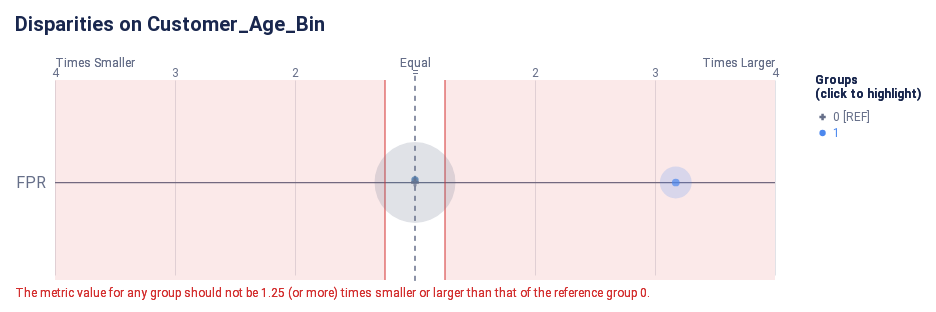

This figure's notebook cell:
### Code cell
from aequitas.plot import disparity

disparity(disparities, [fairness_metric], attribute=fairness_column)

### Figure 1 — Vega-Lite specification as saved in the notebook (floating-point values rounded to 4 significant figures)
{"config": {"view": {"continuousWidth": 400, "continuousHeight": 300, "strokeWidth": 0}, "axisLeft": {"labelColor": "rgb(102, 111, 137)", "labelFont": "Roboto, Arial, sans-serif", "labelFontSize": 16}, "title": {"anchor": "start", "color": "rgb(25, 39, 78)", "font": "Roboto, Arial, sans-serif", "fontSize": 20, "fontWeight": "bold", "offset": 20}}, "layer": [{"data": {"name": "data-3cfa9b4d6f3fddf01801308f8cb5f93f"}, "mark": {"type": "rule", "stroke": "rgb(102, 111, 137)", "strokeWidth": 1.25, "tooltip": null}, "encoding": {"x": {"field": "x", "scale": {"domain": [-3, 3], "range": [40.0, 760.0]}, "type": "quantitative"}, "x2": {"field": "x2"}, "y": {"axis": {"domain": false, "labelAngle": 0, "labelPadding": -30, "orient": "left", "ticks": false, "title": null}, "field": "metric", "scale": {"domain": ["FPR"], "range": [30, 225.0]}, "type": "nominal"}}}, {"data": {"name": "data-79dd248bdaa0ea02c535240e8ad022c8"}, "mark": {"type": "rule", "stroke": "rgb(102, 111, 137)", "strokeDash": [5, 5], "strokeWidth": 1}, "encoding": {"tooltip": {"value": "0 [REF]"}, "x": {"value": 400.0}, "y": {"value": 20.83}, "y2": {"value": 229.2}}}, {"data": {"name": "data-3a1d065fd3aa317a7985f416b0b7774b"}, "mark": {"type": "text", "align": "center", "color": "rgb(102, 111, 137)", "font": "Roboto, Arial, sans-serif", "fontSize": 12, "fontWeight": "normal", "tooltip": null}, "encoding": {"text": {"field": "label", "type": "nominal"}, "x": {"field": "value", "scale": {"domain": [-3, 3], "range": [40.0, 760.0]}, "type": "quantitative"}, "y": {"value": 17.5}}}, {"layer": [{"mark": {"type": "text", "align": "left", "fill": "rgb(102, 111, 137)", "font": "Roboto, Arial, sans-serif", "fontSize": 12, "fontWeight": "normal", "tooltip": null}, "encoding": {"text": {"value": "Times Smaller"}, "x": {"value": 40.0}, "y": {"value": 7.5}}}, {"mark": {"type": "text", "align": "right", "fill": "rgb(102, 111, 137)", "font": "Roboto, Arial, sans-serif", "fontSize": 12, "fontWeight": "normal", "tooltip": null}, "encoding": {"text": {"value": "Times Larger"}, "x": {"value": 760.0}, "y": {"value": 7.5}}}, {"mark": {"type": "text", "align": "center", "fill": "rgb(102, 111, 137)", "font": "Roboto, Arial, sans-serif", "fontSize": 12, "fontWeight": "normal", "tooltip": null}, "encoding": {"text": {"value": "Equal"}, "x": {"value": 400.0}, "y": {"value": 7.5}}}], "data": {"name": "data-79dd248bdaa0ea02c535240e8ad022c8"}}, {"layer": [{"mark": {"type": "rule", "opacity": 0.8, "stroke": "rgb(211, 47, 47)", "strokeWidth": 1.25, "tooltip": null}, "encoding": {"x": {"field": "min", "scale": {"domain": [-3, 3], "range": [40.0, 760.0]}, "type": "quantitative"}, "y": {"value": 25.0}, "y2": {"value": 225.0}}}, {"mark": {"type": "rule", "opacity": 0.8, "stroke": "rgb(211, 47, 47)", "strokeWidth": 1.25, "tooltip": null}, "encoding": {"x": {"field": "max", "scale": {"domain": [-3, 3], "range": [40.0, 760.0]}, "type": "quantitative"}, "y": {"value": 25.0}, "y2": {"value": 225.0}}}, {"layer": [{"mark": {"type": "rect", "fill": "rgb(211, 47, 47)", "opacity": 0.1, "tooltip": null}, "encoding": {"x": {"field": "min", "scale": {"domain": [-3, 3], "range": [40.0, 760.0]}, "type": "quantitative"}, "x2": {"field": "lower_end"}, "y": {"value": 25.0}, "y2": {"value": 225.0}}}, {"mark": {"type": "rect", "fill": "rgb(211, 47, 47)", "opacity": 0.1, "tooltip": null}, "encoding": {"x": {"field": "max", "scale": {"domain": [-3, 3], "range": [40.0, 760.0]}, "type": "quantitative"}, "x2": {"field": "upper_end"}, "y": {"value": 25.0}, "y2": {"value": 225.0}}}]}, {"layer": [{"mark": {"type": "text", "align": "left", "baseline": "top", "fill": "rgb(211, 47, 47)", "font": "Roboto, Arial, sans-serif", "fontSize": 12, "fontWeight": "normal", "tooltip": null}, "encoding": {"text": {"value": "The metric value for any group should not be 1.25 (or more) times smaller or larger than that of the reference group 0."}, "x": {"value": 0}, "y": {"value": 233.3}}}], "data": {"name": "data-79dd248bdaa0ea02c535240e8ad022c8"}}], "data": {"name": "data-6606b6a7ab47ab91739f2b90ebf15bf0"}}, {"layer": [{"data": {"name": "empty"}, "mark": "circle"}, {"data": {"name": "data-00e911e14f485fb89e6ece3baa54ced8"}, "mark": {"type": "circle", "cursor": "pointer", "opacity": 0.2}, "encoding": {"color": {"condition": {"field": "attribute_value", "legend": null, "scale": {"domain": ["0", "1"], "range": ["rgb(102, 111, 137)", "rgb(76, 136, 238)", "rgb(254, 97, 0)", "rgb(220, 38, 127)", "rgb(255, 176, 0)", "rgb(150, 95, 230)"]}, "type": "nominal", "selection": "selector001"}, "value": "rgb(225, 226, 231)"}, "size": {"field": "group_size", "legend": null, "scale": {"domain": [0, 15590.0], "range": [0, 7854.0]}, "type": "quantitative"}, "tooltip": [{"field": "attribute_value", "title": "Group", "type": "nominal"}, {"field": "tooltip_group_size", "title": "Group Size", "type": "nominal"}, {"field": "tooltip_disparity_explanation_fpr", "title": "Disparity", "type": "nominal"}, {"field": "fpr", "format": ".2f", "title": "FPR", "type": "quantitative"}], "x": {"axis": {"domain": false, "gridColor": "rgb(225, 226, 231)", "labels": false, "ticks": false, "title": null, "values": [1, 2, 3, -3, -2, -1]}, "field": "fpr_disparity_scaled", "scale": {"domain": [-3, 3], "range": [40.0, 760.0]}, "type": "quantitative"}, "y": {"axis": {"domain": false, "grid": false, "labels": false, "ticks": false, "title": null}, "field": "metric_variable", "scale": {"domain": ["FPR"], "range": [30, 225.0]}, "type": "nominal"}}, "selection": {"selector003": {"type": "multi", "empty": "all", "fields": ["attribute_value"]}}, "transform": [{"calculate": "'FPR'", "as": "metric_variable"}]}, {"layer": [{"data": {"name": "empty"}, "mark": "point"}, {"data": {"name": "data-00e911e14f485fb89e6ece3baa54ced8"}, "mark": {"type": "point", "cursor": "pointer", "filled": true, "size": 60}, "encoding": {"color": {"condition": {"field": "attribute_value", "legend": null, "scale": {"domain": ["0", "1"], "range": ["rgb(102, 111, 137)", "rgb(76, 136, 238)", "rgb(254, 97, 0)", "rgb(220, 38, 127)", "rgb(255, 176, 0)", "rgb(150, 95, 230)"]}, "type": "nominal", "selection": "selector001"}, "value": "rgb(225, 226, 231)"}, "shape": {"field": "attribute_value", "legend": null, "scale": {"domain": ["0", "1"], "range": ["cross", "circle"]}, "type": "nominal"}, "tooltip": [{"field": "attribute_value", "title": "Group", "type": "nominal"}, {"field": "tooltip_group_size", "title": "Group Size", "type": "nominal"}, {"field": "tooltip_disparity_explanation_fpr", "title": "Disparity", "type": "nominal"}, {"field": "fpr", "format": ".2f", "title": "FPR", "type": "quantitative"}], "x": {"axis": {"domain": false, "gridColor": "rgb(225, 226, 231)", "labels": false, "ticks": false, "title": null, "values": [1, 2, 3, -3, -2, -1]}, "field": "fpr_disparity_scaled", "scale": {"domain": [-3, 3], "range": [40.0, 760.0]}, "type": "quantitative"}, "y": {"axis": {"domain": false, "grid": false, "labels": false, "ticks": false, "title": null}, "field": "metric_variable", "scale": {"domain": ["FPR"], "range": [30, 225.0]}, "type": "nominal"}}, "selection": {"selector002": {"type": "multi", "empty": "all", "fields": ["attribute_value"]}}, "transform": [{"calculate": "'FPR'", "as": "metric_variable"}]}]}]}, {"layer": [{"mark": {"type": "point", "cursor": "pointer", "filled": true, "opacity": 1, "size": 40}, "encoding": {"color": {"condition": {"field": "attribute_value", "legend": null, "scale": {"domain": ["0", "1"], "range": ["rgb(102, 111, 137)", "rgb(76, 136, 238)", "rgb(254, 97, 0)", "rgb(220, 38, 127)", "rgb(255, 176, 0)", "rgb(150, 95, 230)"]}, "type": "nominal", "selection": "selector001"}, "value": "rgb(225, 226, 231)"}, "shape": {"field": "attribute_value", "legend": null, "scale": {"domain": ["0", "1"], "range": ["cross", "circle"]}, "type": "nominal"}, "x": {"value": 807.6}, "y": {"axis": {"domain": false, "grid": false, "labels": false, "ticks": false, "title": null}, "field": "attribute_value", "scale": {"domain": ["0", "1"], "range": [54, 86]}, "type": "nominal"}}, "selection": {"selector001": {"type": "multi", "empty": "all", "fields": ["attribute_value"]}}}, {"mark": {"type": "text", "align": "left", "baseline": "middle", "cursor": "pointer", "font": "Roboto, Arial, sans-serif", "fontSize": 12, "fontWeight": "normal"}, "encoding": {"color": {"condition": {"field": "attribute_value", "legend": null, "scale": {"domain": ["0", "1"], "range": ["rgb(102, 111, 137)", "rgb(76, 136, 238)", "rgb(254, 97, 0)", "rgb(220, 38, 127)", "rgb(255, 176, 0)", "rgb(150, 95, 230)"]}, "type": "nominal", "selection": "selector001"}, "value": "rgb(225, 226, 231)"}, "text": {"field": "label", "type": "nominal"}, "x": {"value": 818.1}, "y": {"axis": {"domain": false, "grid": false, "labels": false, "ticks": false, "title": null}, "field": "attribute_value", "scale": {"domain": ["0", "1"], "range": [54, 86]}, "type": "nominal"}}, "selection": {"selector004": {"type": "multi", "empty": "all", "fields": ["attribute_value"]}}}, {"data": {"name": "data-79dd248bdaa0ea02c535240e8ad022c8"}, "mark": {"type": "text", "align": "left", "baseline": "top", "color": "rgb(25, 39, 78)", "font": "Roboto, Arial, sans-serif", "fontSize": 12, "fontWeight": "bold"}, "encoding": {"text": {"value": "(click to highlight)"}, "x": {"value": 800}, "y": {"value": 34}}}, {"data": {"name": "data-79dd248bdaa0ea02c535240e8ad022c8"}, "mark": {"type": "text", "align": "left", "baseline": "top", "color": "rgb(25, 39, 78)", "font": "Roboto, Arial, sans-serif", "fontSize": 12, "fontWeight": "bold"}, "encoding": {"text": {"value": "Groups"}, "x": {"value": 800}, "y": {"value": 20}}}], "data": {"name": "data-711e50c9c74ea5e50c1544827342332e"}}], "height": 250, "padding": {"top": 15, "bottom": 7.0, "left": 15, "right": 15}, "resolve": {"scale": {"size": "independent", "y": "independent"}}, "title": "Disparities on Customer_Age_Bin", "usermeta": {"embedOptions": {"scaleFactor": 5, "downloadFileName": "disparity_chart"}}, "width": 800, "$schema": "https://vega.github.io/schema/vega-lite/v4.17.0.json", "datasets": {"data-3cfa9b4d6f3fddf01801308f8cb5f93f": [{"metric": "FPR", "x": -3, "x2": 3}], "data-79dd248bdaa0ea02c535240e8ad022c8": [{"a": 1, "b": 0}, {"a": 1, "b": 0}], "data-3a1d065fd3aa317a7985f416b0b7774b": [{"value": 1, "label": 2}, {"value": 2, "label": 3}, {"value": 3, "label": 4}, {"value": -3, "label": 4}, {"value": -2, "label": 3}, {"value": -1, "label": 2}, {"value": 0, "label": "="}], "data-6606b6a7ab47ab91739f2b90ebf15bf0": [{"min": -0.25, "max": 0.25, "lower_end": -3, "upper_end": 3}], "empty": [{}], "data-00e911e14f485fb89e6ece3baa54ced8": [{"attribute_name": "customer_age_bin", "attribute_value": "0", "group_size": 12990, "total_entities": 15000, "fpr": 0.04032, "fpr_disparity": 1.0, "fpr_disparity_scaled": 0.0, "tooltip_group_size": "12,990 (86.60%)", "tooltip_disparity_explanation_fpr": "Reference group"}, {"attribute_name": "customer_age_bin", "attribute_value": "1", "group_size": 2010, "total_entities": 15000, "fpr": 0.128, "fpr_disparity": 3.173, "fpr_disparity_scaled": 2.173, "tooltip_group_size": "2,010 (13.40%)", "tooltip_disparity_explanation_fpr": "3.17 times larger FPR than the reference group"}], "data-711e50c9c74ea5e50c1544827342332e": [{"attribute_value": "0", "label": "0 [REF]"}, {"attribute_value": "1", "label": "1"}]}}
